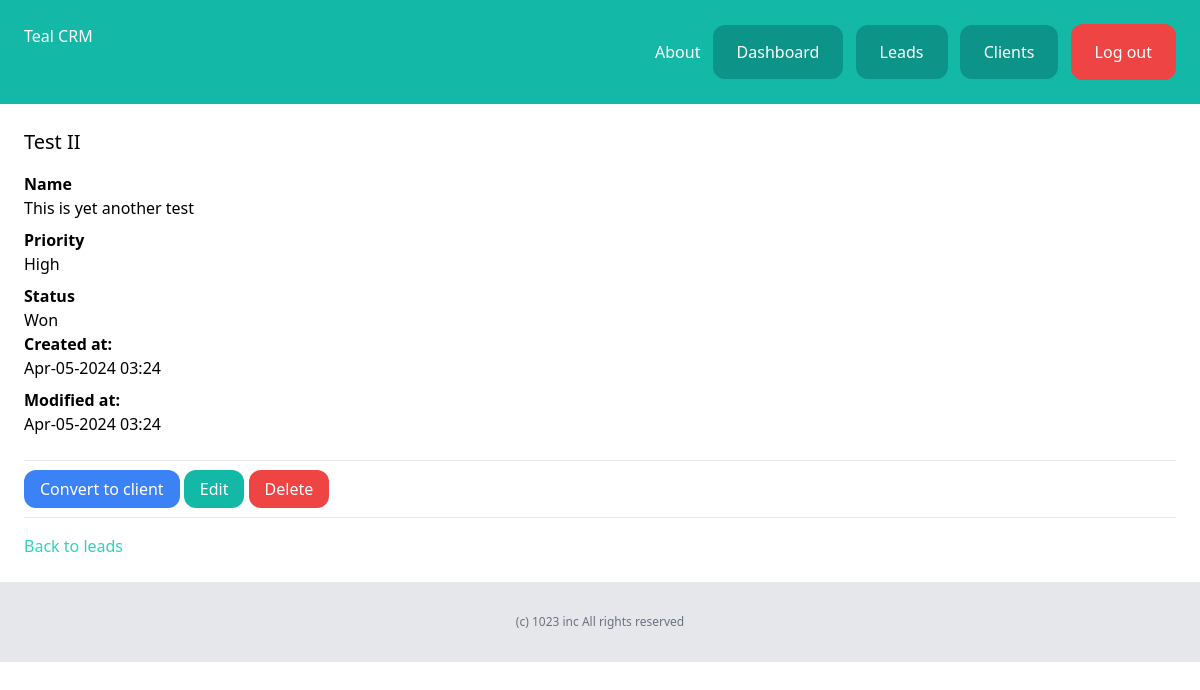
The page /dashboard/leads/3/ (signed in) on the database as committed earlier.
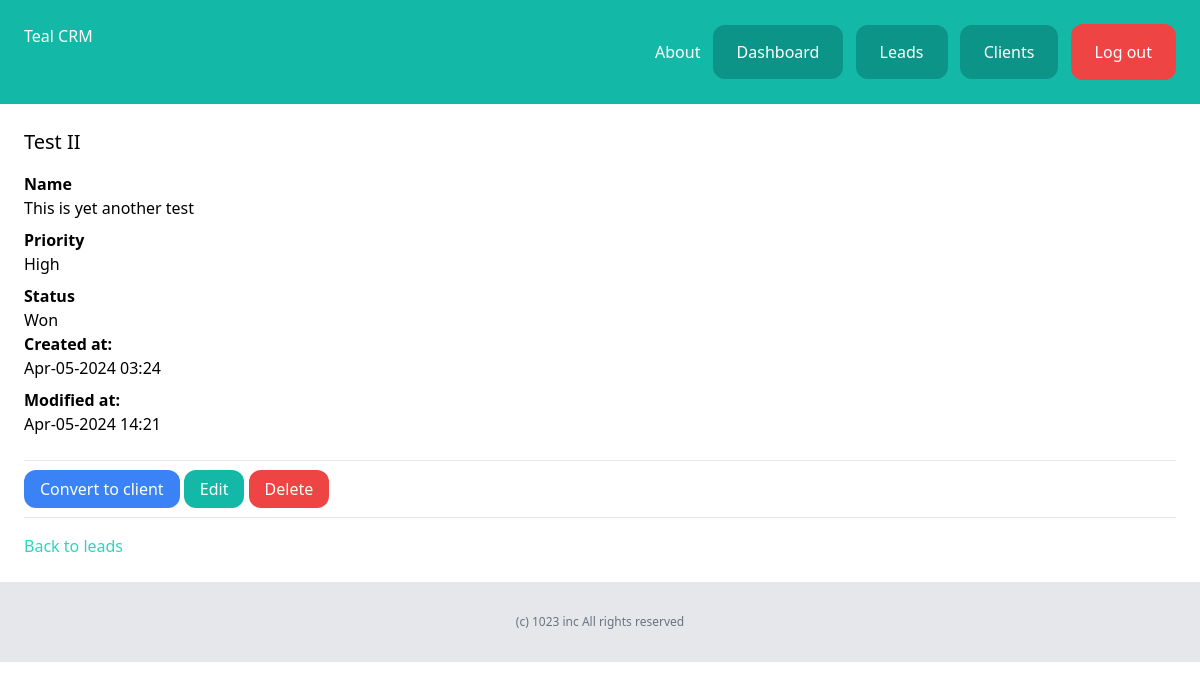
The same page on the database as committed later.
### lead/models.py (models this page shows, shortened)
class Lead(models.Model):
    LOW = 'low'
    MEDIUM = 'medium'
    HIGH = 'high'
    CHOICES_PRIORITY = (
        (LOW, 'Low'),
        (MEDIUM, 'Medium'),
        (HIGH, 'High'),
    )
    NEW = 'new'
    CONTACTED = 'contacted'
    WON = 'won'
    LOST = 'lost'
    CHOICES_STATUS = (
        (NEW, 'New'),
        (CONTACTED, 'Contacted'),
        (WON, 'Won'),
        (LOST, 'Lost'),
    )
    team = models.ForeignKey(Team, related_name='leads', on_delete=models.CASCADE)
    name = models.CharField(max_length=255)
    email = models.EmailField()
    description = models.TextField(blank=True, null=True)
    priority = models.CharField(max_length=10, choices=CHOICES_PRIORITY, default=MEDIUM)
    status = models.CharField(max_length=10, choices=CHOICES_STATUS, default=NEW)
    converted_to_client = models.BooleanField(default=False)
    created_by = models.ForeignKey(User, related_name='leads', on_delete=models.CASCADE)
    created_at = models.DateTimeField(auto_now_add=True)
    modified_at = models.DateTimeField(auto_now=True)
    class Meta:
        ordering = ('name',)

### lead/views.py (the view)
# urls.py: path('<int:pk>/', views.leads_detail, name='leads_detail'),
@login_required
def leads_detail(request, pk):
    lead = get_object_or_404(Lead, created_by=request.user, pk=pk)
    return render(request, 'lead/leads_detail.html', {'lead':lead})

### lead/templates/lead/leads_detail.html (shortened to what this page needs)
{% extends 'core/base.html' %}
{% block content %}
    <div class="py-6 px-6">
        <h1 class="mb-4 text-xl">{{ lead.name }}</h1>
        {% if lead.description %}
            <p class="font-semibold">Name</p>
            <p class="mb-2">{{ lead.description }}</p>
        {% endif %}
        <p class="font-semibold">Priority</p>
        <p class="mb-2">{{ lead.get_priority_display }}</p>
        <p class="font-semibold">Status</p>
        <p>{{ lead.get_status_display }}</p>
        <p class="font-semibold">Created at:</p>
        <p class="mb-2">{{ lead.created_at|date:"M-d-Y H:i" }}</p>
        <p class="font-semibold">Modified at:</p>
        <p class="mb-6">{{ lead.modified_at|date:"M-d-Y H:i" }}</p>
        <hr class="my-4">
        <a href="{% url 'lead:leads_convert' lead.id %}" class="py-2 px-4 rounded-xl bg-blue-500 text-white hover:bg-orange-500 transition duration-500 ease-in-out">Convert to client</a>
        <a href="{% url 'lead:leads_edit' lead.id %}" class="py-2 px-4 rounded-xl bg-teal-500 text-white hover:bg-orange-500 transition duration-500 ease-in-out">Edit</a>
        <a href="{% url 'lead:leads_delete' lead.id %}" class="py-2 px-4 rounded-xl bg-red-500 text-white hover:bg-red-600 transition duration-500 ease-in-out">Delete</a>
        <hr class="my-4">
        <a href="{% url 'lead:leads_list' %}" class="text-teal-400">Back to leads</a>
    </div>
{% endblock %}

Rows that differ between the two databases and show on the page:
changed Lead "Test II": modified_at "Apr-05-2024 03:24" → "Apr-05-2024 14:21"
